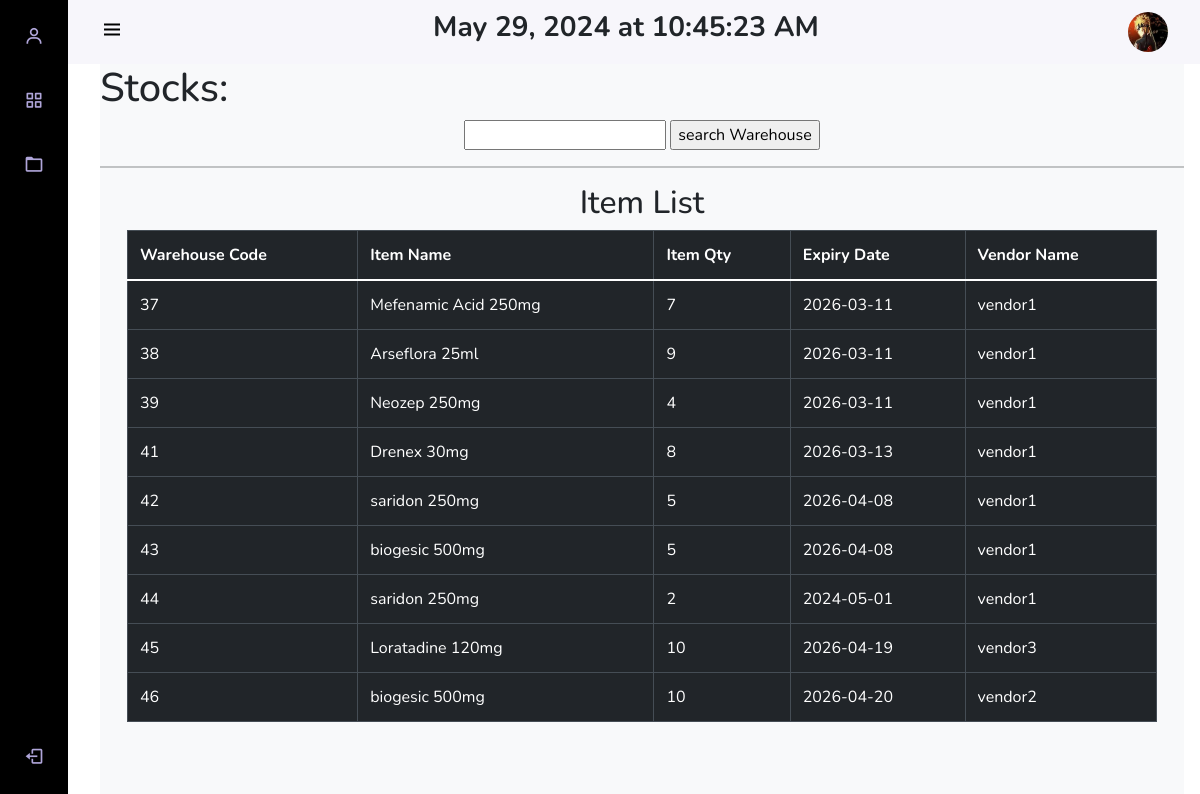
Before: /pages/user/user_rdu_view_stock.php (signed in) with the older database file.
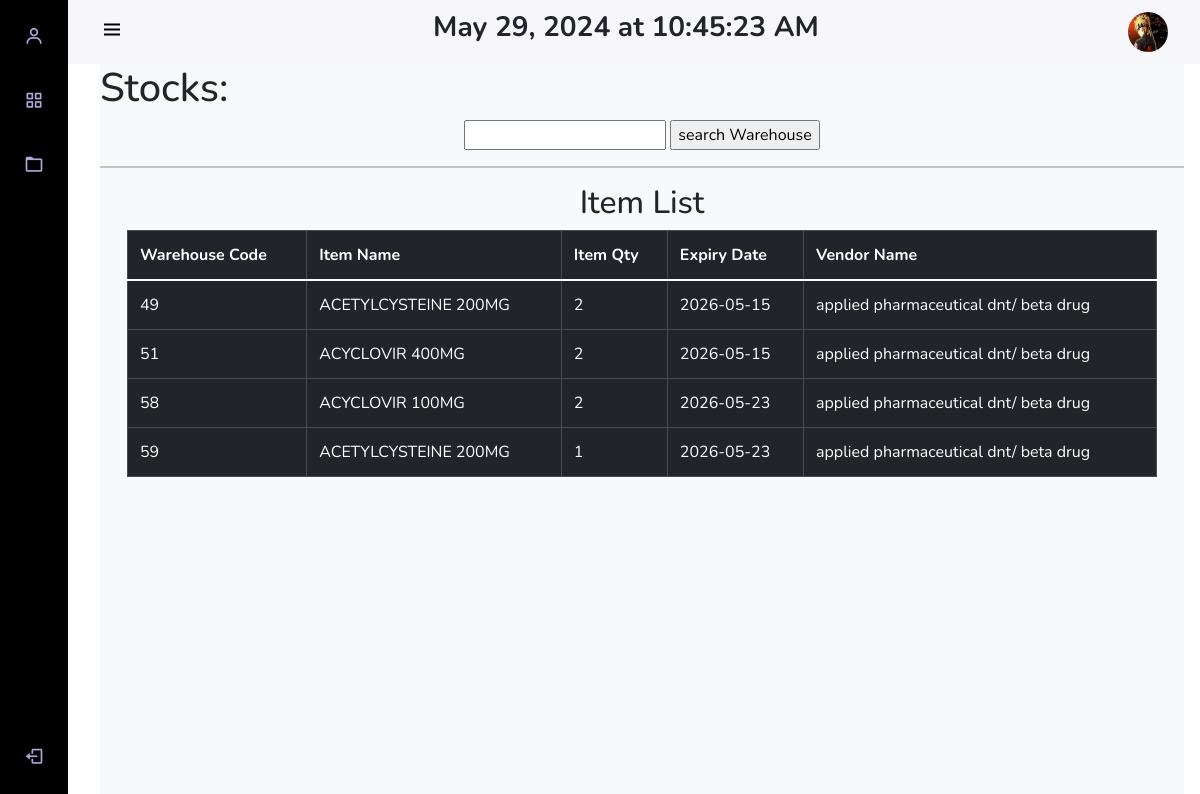
After: the same page with the newer database file.
### tables this page shows
CREATE TABLE `accounts` (
  `id` int(11) NOT NULL,
  `username` varchar(50) NOT NULL,
  `password` varchar(256) DEFAULT NULL,
  `email` varchar(100) NOT NULL,
  `role_as` int(11) NOT NULL,
  `picture` varchar(255) DEFAULT NULL
);

CREATE TABLE `warehouse` (
  `warehouse_code` int(11) NOT NULL,
  `item_name` varchar(50) NOT NULL,
  `item_qty` int(11) NOT NULL,
  `expiry_date` date NOT NULL,
  `vendor_name` varchar(255) NOT NULL
);

### pages/user/user_rdu_view_stock.php (the view, shortened to what this page needs)
<?php
include '../../database/config.php';
?>
<!DOCTYPE html>
<html lang="en">
<head>
    <?php include "user_ham.php";?>
    <div class="height-100 bg-light">
<h1>Stocks:</h1>
<center>
<form method='GET' action='user_search_item.php'>
    <input type='text' name='search'>
    <input type='submit' name='submit' value='search Warehouse'>
</form>
</center>
<hr />
  <div class='container'>
            <div class='row'>
<?php
$data= "SELECT * FROM warehouse";
$result = mysqli_query($conn, $data);
if(mysqli_num_rows($result)> 0){
    echo"<h2><center>Item List</center></h2>
    <section class='intro'>
        <div class='gradient-custom-2 h-100'>
            <div class='mask d-flex align-items-center h-100'>
                <div class='container'>
                    <div class='row justify-content-center'>
                        <div class='col-12'>
                            <div class='table-responsive'>
                                <table class='table table-dark table-bordered mb-0'>
                                    <thead>
                                        <tr>
                                            <th scope='col'>Warehouse Code</th>
                                            <th scope='col'>Item Name</th>
                                            <th scope='col'>Item Qty</th>
                                            <th scope='col'>Expiry Date</th>
                                            <th scope='col'>Vendor Name</th>
                                        </tr>
                                    </thead>
                                    <tbody>";
    while($row=mysqli_fetch_assoc($result)){
        $warehouse_code=$row['warehouse_code'];
        $item_name_warehouse=$row['item_name'];
        $item_qty=$row['item_qty'];
        $expiry_date=$row['expiry_date'];
        $vendor_name=$row['vendor_name'];
        echo "<tr>";
                                            echo "<td>" . $warehouse_code. "</td>";
                                            echo "<td>" .$item_name_warehouse . "</td>";
                                            echo "<td>" .$item_qty . "</td>";
                                            echo "<td>" . $expiry_date . "</td>";
                                            echo "<td>" . $vendor_name . "</td>";
                                            echo "</tr>";
    }
    echo"</tbody>
                                </table>
                            </div>
                        </div>
                    </div>
                </div>
            </div>
        </div>
    </section>
    <br/>
        ";
}else{
    echo"Database is EMPTY";
}
?>
                            </div>
                        </div>
                    </div>
    <br/>
</body>
</html>

### pages/user/user_ham.php (shortened to what this page needs)
<?php
include "../../database/config.php";
$usn = $_SESSION['user_name'];
$sql = "SELECT picture FROM accounts WHERE username = '$usn'";
$result = mysqli_query($conn, $sql);
if ($result->num_rows > 0) {
    $row = $result->fetch_assoc();
    $picture_name = $row["picture"];
}
?>
<link rel="stylesheet" href="https://code.jquery.com/ui/1.13.2/themes/base/jquery-ui.css">
<link rel="stylesheet" href="https://cdn.jsdelivr.net/npm/bootstrap@5.0.0-beta1/dist/css/bootstrap.min.css">
<link rel="stylesheet" href="https://cdn.jsdelivr.net/npm/bootstrap@5.0.0-beta1/dist/js/bootstrap.bundle.min.js">
<link rel="stylesheet" href="https://cdnjs.cloudflare.com/ajax/libs/jquery/3.2.1/jquery.min.js">
<link rel="stylesheet" href="https://cdn.jsdelivr.net/npm/boxicons@latest/css/boxicons.min.css">
<link href="https://cdn.jsdelivr.net/npm/select2@4.1.0-rc.0/dist/css/select2.min.css" rel="stylesheet" />
<link rel="stylesheet" href="https://stackpath.bootstrapcdn.com/bootstrap/4.5.2/css/bootstrap.min.css">
<link rel="stylesheet" href="https://cdn.jsdelivr.net/npm/sweetalert2@10">
</head>
<?php
if ($_SESSION['role_as'] == '2') {
    echo "
    <body>
    <body id='body-pd'>
    <header class='header' id='header'>
        <div class='header_toggle'> <i class='bx bx-menu' id='header-toggle' style='color:black !important;'></i> </div>
        <div class='header_time'>
            <h3><b><span id='current_datetime'></span></b></h3>
        </div>
        <div class='header_img'><img src='../../img/$picture_name' alt=''></div>
    </header>
    <div class='l-navbar' id='nav-bar'style = 'background-color:black!important;' >
        <nav class='nav' >
            <div>
                <a href='user_view_profile.php' class='nav_link' title='Profile'> <i class='bx bx-user nav_icon'></i> <span class='nav_name'>View Profile</span> </a>
                <div class='nav_list'>
                    <a href='user_page.php' class='nav_link active' title='Dashboard'> <i class='bx bx-grid-alt nav_icon'></i> <span class='nav_name'>Dashboard</span> </a>
                  <a href='user_frontend_view_transaction.php' class='nav_link' title='Transactions'> <i class='bx bx-folder nav_icon'></i> <span class='nav_name'>View Transactions</span> </a>
            </div>
            </div> <a href='../../actions/logout.php' class='nav_link' title='logOut'> <i class='bx bx-log-out nav_icon'></i> <span class='nav_name'>SignOut</span> </a>
        </nav>
    </div>
    ";
}
?>

### pages/user/user_ham.php (style rules this page uses)
:root { --header-height: 3rem; --nav-width: 68px; --first-color: #4723D9; --first-color-light: #AFA5D9; --white-color: #F7F6FB; --body-font: 'Nunito', sans-serif; --normal-font-size: 1rem; --z-fixed: 100 }
body { position: relative; margin: var(--header-height) 0 0 0; padding: 0 1rem; font-family: var(--body-font); font-size: var(--normal-font-size); transition: .5s }
a { text-decoration: none }
.header { width: 100%; height: var(--header-height); position: fixed; top: 0; left: 0; display: flex; align-items: center; justify-content: space-between; padding: 0 1rem; background-color: var(--white-color); z-index: var(--z-fixed); transition: .5s }
.header_toggle { color: var(--first-color); font-size: 1.5rem; cursor: pointer }
.header_img { width: 35px; height: 35px; display: flex; justify-content: center; border-radius: 50%; overflow: hidden }
.header_img img { width: 40px }
.l-navbar { position: fixed; top: 0; left: -30%; width: var(--nav-width); height: 100vh; background-color: var(--first-color); padding: .5rem 1rem 0 0; transition: .5s; z-index: var(--z-fixed) }
.nav { height: 100%; display: flex; flex-direction: column; justify-content: space-between; overflow: hidden }
.nav_logo, .nav_link { display: grid; grid-template-columns: max-content max-content; align-items: center; column-gap: 1rem; padding: .5rem 0 .5rem 1.5rem }
.nav_link { position: relative; color: var(--first-color-light); margin-bottom: 1.5rem; transition: .3s }
.nav_icon { font-size: 1.25rem }
.height-100 { height: 100vh }
@media screen and (min-width: 768px) { body { margin: calc(var(--header-height) + 1rem) 0 0 0; padding-left: calc(var(--nav-width) + 2rem) } }
@media screen and (min-width: 768px) { .header { height: calc(var(--header-height) + 1rem); padding: 0 2rem 0 calc(var(--nav-width) + 2rem) } }
@media screen and (min-width: 768px) { .header_img { width: 40px; height: 40px } }
@media screen and (min-width: 768px) { .header_img img { width: 45px } }
@media screen and (min-width: 768px) { .l-navbar { left: 0; padding: 1rem 1rem 0 0 } }

Changed rows visible on the page:
removed warehouse: warehouse_code "37", item_name "Mefenamic Acid 250mg", item_qty "7", expiry_date "2026-03-11", vendor_name "vendor1"
removed warehouse: warehouse_code "38", item_name "Arseflora 25ml", item_qty "9", expiry_date "2026-03-11", vendor_name "vendor1"
removed warehouse: warehouse_code "39", item_name "Neozep 250mg", item_qty "4", expiry_date "2026-03-11", vendor_name "vendor1"
removed warehouse: warehouse_code "41", item_name "Drenex 30mg", item_qty "8", expiry_date "2026-03-13", vendor_name "vendor1"
removed warehouse: warehouse_code "42", item_name "saridon 250mg", item_qty "5", expiry_date "2026-04-08", vendor_name "vendor1"
removed warehouse: warehouse_code "43", item_name "biogesic 500mg", item_qty "5", expiry_date "2026-04-08", vendor_name "vendor1"
removed warehouse: warehouse_code "44", item_name "saridon 250mg", item_qty "2", expiry_date "2024-05-01", vendor_name "vendor1"
removed warehouse: warehouse_code "45", item_name "Loratadine 120mg", item_qty "10", expiry_date "2026-04-19", vendor_name "vendor3"
removed warehouse: warehouse_code "46", item_name "biogesic 500mg", item_qty "10", expiry_date "2026-04-20", vendor_name "vendor2"
added warehouse: warehouse_code "49", item_name "ACETYLCYSTEINE 200MG", item_qty "2", expiry_date "2026-05-15", vendor_name "applied pharmaceutical dnt/ beta drug"
added warehouse: warehouse_code "51", item_name "ACYCLOVIR 400MG", item_qty "2", expiry_date "2026-05-15", vendor_name "applied pharmaceutical dnt/ beta drug"
added warehouse: warehouse_code "58", item_name "ACYCLOVIR 100MG", item_qty "2", expiry_date "2026-05-23", vendor_name "applied pharmaceutical dnt/ beta drug"
added warehouse: warehouse_code "59", item_name "ACETYLCYSTEINE 200MG", item_qty "1", expiry_date "2026-05-23", vendor_name "applied pharmaceutical dnt/ beta drug"
